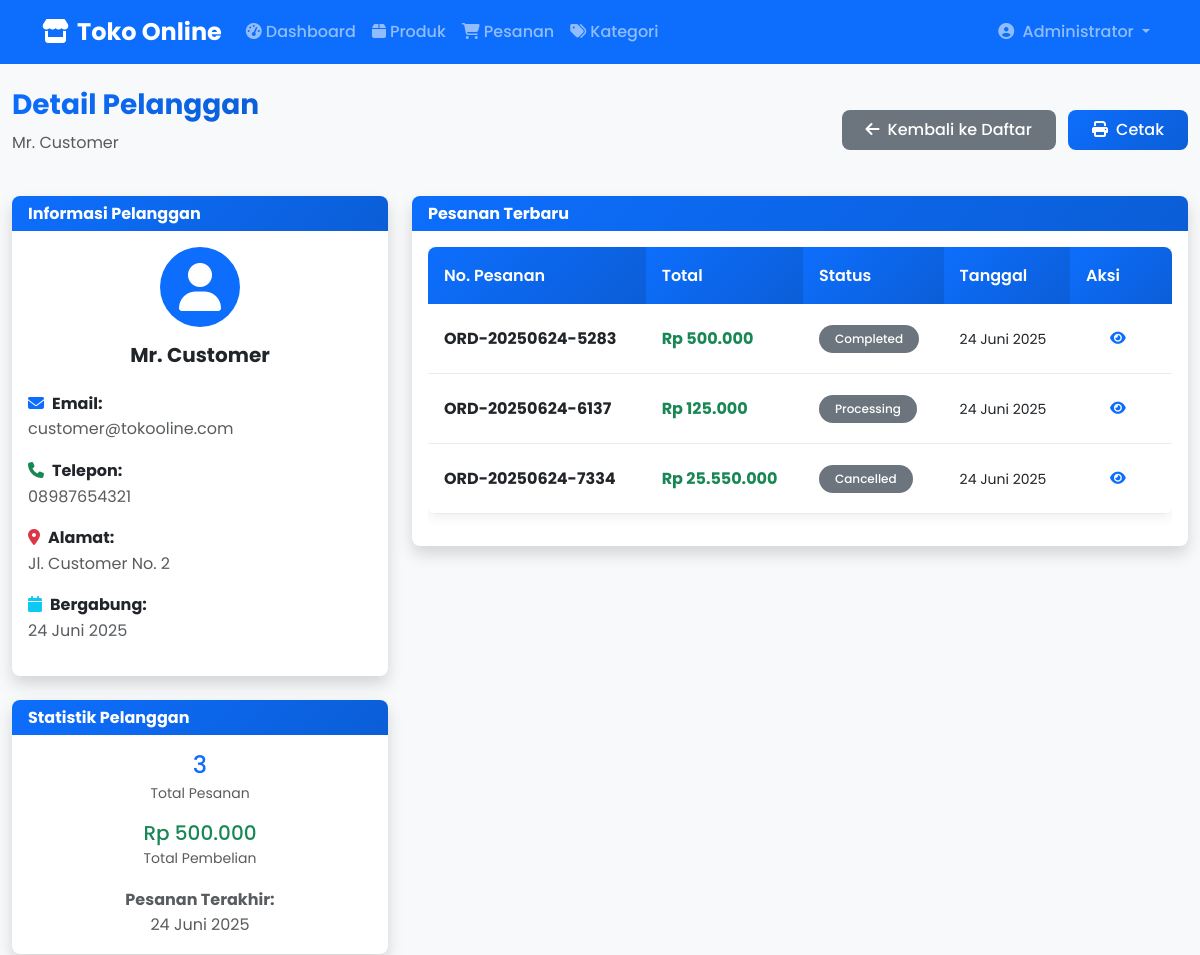
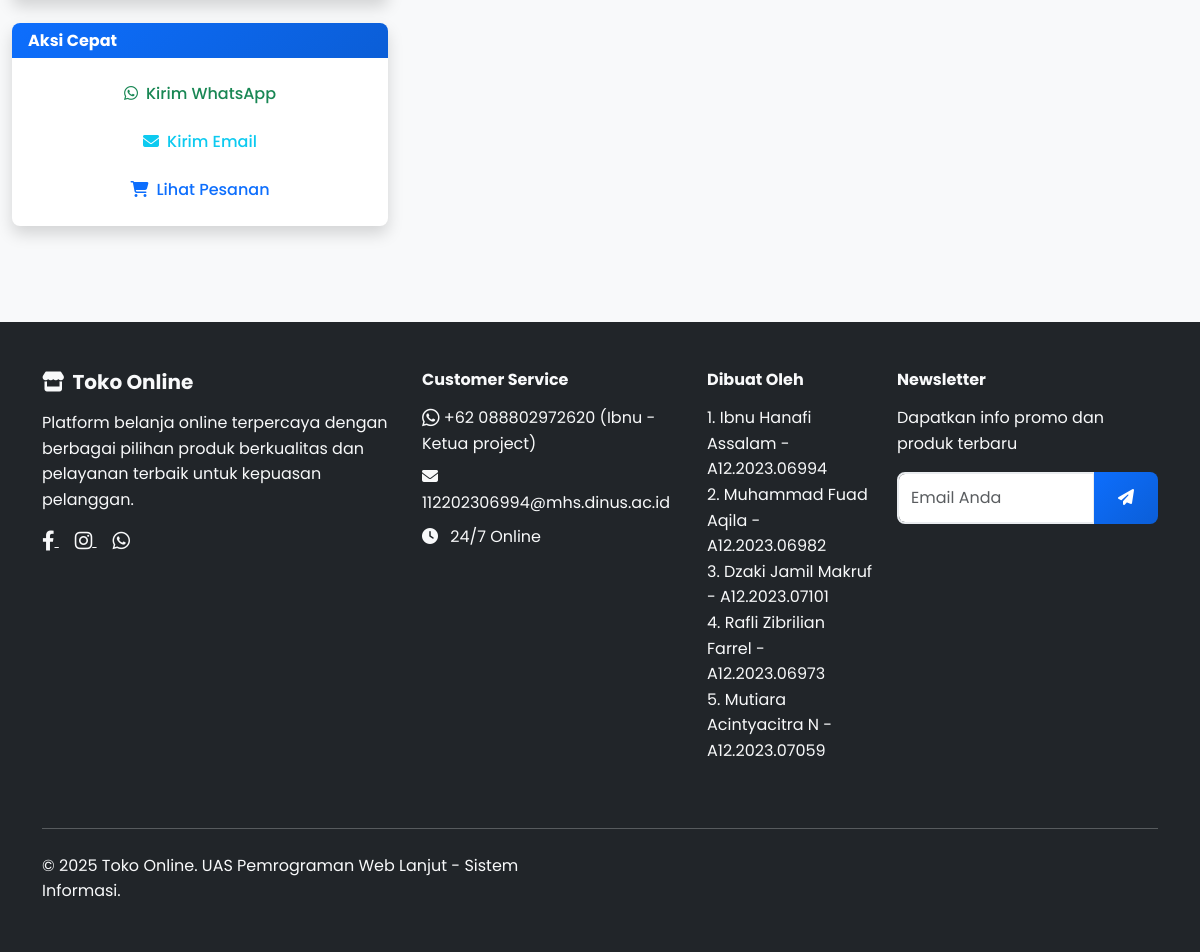
The app's page /admin/customers.php?view=detail&id=2 (signed in) with its own data (2 pictures, top to bottom).
### tables this page shows
CREATE TABLE `users` (
  `id` int(11) NOT NULL,
  `username` varchar(50) NOT NULL,
  `email` varchar(100) NOT NULL,
  `password` varchar(255) NOT NULL,
  `reset_token` varchar(255) DEFAULT NULL,
  `reset_token_expires_at` datetime DEFAULT NULL,
  `reset_expires` datetime DEFAULT NULL,
  `role` enum('admin','customer') NOT NULL DEFAULT 'customer',
  `full_name` varchar(100) NOT NULL,
  `phone` varchar(20) DEFAULT NULL,
  `address` text DEFAULT NULL,
  `created_at` timestamp NOT NULL DEFAULT current_timestamp()
);

CREATE TABLE `orders` (
  `id` int(11) NOT NULL,
  `user_id` int(11) DEFAULT NULL,
  `order_number` varchar(50) NOT NULL,
  `total_amount` decimal(10,2) NOT NULL,
  `status` enum('pending','processing','completed','cancelled') DEFAULT 'pending',
  `shipping_address` text DEFAULT NULL,
  `notes` text DEFAULT NULL,
  `created_at` timestamp NOT NULL DEFAULT current_timestamp(),
  `updated_at` timestamp NOT NULL DEFAULT current_timestamp() ON UPDATE current_timestamp()
);

### admin/customers.php (the view, shortened to what the rows shown need)
<?php
require_once '../includes/functions.php';
global $db;
$view = $_GET['view'] ?? 'list';
$customer_id = $_GET['id'] ?? null;
if ($view == 'detail' && $customer_id) {
    $customer = $db->fetch("
        SELECT * FROM users
        WHERE id = ? AND role = 'customer'
    ", [$customer_id]);
    $customer_orders = $db->query("
        SELECT * FROM orders
        WHERE user_id = ?
        ORDER BY created_at DESC
        LIMIT 10
    ", [$customer_id]);
    $customer_stats = [
        'total_orders' => $db->fetch("SELECT COUNT(*) as count FROM orders WHERE user_id = ?", [$customer_id])['count'],
        'total_spent' => $db->fetch("SELECT COALESCE(SUM(total_amount), 0) as total FROM orders WHERE user_id = ? AND status = 'completed'", [$customer_id])['total'],
        'last_order' => $db->fetch("SELECT created_at FROM orders WHERE user_id = ? ORDER BY created_at DESC LIMIT 1", [$customer_id])['created_at'] ?? null
    ];
}
include '../includes/header.php';
?>
<div class="container-fluid py-4">
    <?php if ($view == 'detail'): ?>
        <div class="row mb-4">
            <div class="col-12">
                <div class="d-flex justify-content-between align-items-center">
                    <div>
                        <h1 class="h3 text-gradient fw-bold">Detail Pelanggan</h1>
                        <p class="text-muted"><?php echo htmlspecialchars($customer['full_name']); ?></p>
                    </div>
                    <div>
                        <a href="customers.php" class="btn btn-secondary">
                            <i class="fas fa-arrow-left me-2"></i>Kembali ke Daftar
                        </a>
                        <button class="btn btn-primary ms-2" onclick="window.print()">
                            <i class="fas fa-print me-2"></i>Cetak
                        </button>
                    </div>
                </div>
            </div>
        </div>
        <div class="row">
            <div class="col-lg-4 mb-4">
                <div class="card shadow">
                    <div class="card-header">
                        <h6 class="m-0 fw-bold text-white">Informasi Pelanggan</h6>
                    </div>
                    <div class="card-body text-center">
                        <div class="bg-primary text-white rounded-circle d-inline-flex align-items-center justify-content-center mb-3"
                            style="width: 80px; height: 80px;">
                            <i class="fas fa-user fa-3x"></i>
                        </div>
                        <h5 class="fw-bold"><?php echo htmlspecialchars($customer['full_name']); ?></h5>
                        <div class="text-start mt-4">
                            <div class="mb-3">
                                <strong><i class="fas fa-envelope text-primary me-2"></i>Email:</strong><br>
                                <span class="text-muted"><?php echo htmlspecialchars($customer['email']); ?></span>
                            </div>
                            <?php if ($customer['phone']): ?>
                                <div class="mb-3">
                                    <strong><i class="fas fa-phone text-success me-2"></i>Telepon:</strong><br>
                                    <span class="text-muted"><?php echo htmlspecialchars($customer['phone']); ?></span>
                                </div>
                            <?php endif; ?>
                            <?php if ($customer['address']): ?>
                                <div class="mb-3">
                                    <strong><i class="fas fa-map-marker-alt text-danger me-2"></i>Alamat:</strong><br>
                                    <span class="text-muted"><?php echo nl2br(htmlspecialchars($customer['address'])); ?></span>
                                </div>
                            <?php endif; ?>
                            <div class="mb-3">
                                <strong><i class="fas fa-calendar text-info me-2"></i>Bergabung:</strong><br>
                                <span class="text-muted"><?php echo formatDate($customer['created_at']); ?></span>
                            </div>
                        </div>
                    </div>
                </div>
                <div class="card shadow mt-4">
                    <div class="card-header">
                        <h6 class="m-0 fw-bold text-white">Statistik Pelanggan</h6>
                    </div>
                    <div class="card-body">
                        <div class="row text-center">
                            <div class="col-12 mb-3">
                                <div class="h4 text-primary mb-0"><?php echo $customer_stats['total_orders']; ?></div>
                                <small class="text-muted">Total Pesanan</small>
                            </div>
                            <div class="col-12 mb-3">
                                <div class="h5 text-success mb-0"><?php echo formatRupiah($customer_stats['total_spent']); ?></div>
                                <small class="text-muted">Total Pembelian</small>
                            </div>
                            <div class="col-12">
                                <div class="text-muted">
                                    <strong>Pesanan Terakhir:</strong><br>
                                    <?php echo $customer_stats['last_order'] ? formatDate($customer_stats['last_order']) : 'Belum ada pesanan'; ?>
                                </div>
                            </div>
                        </div>
                    </div>
                </div>
                <div class="card shadow mt-4">
                    <div class="card-header">
                        <h6 class="m-0 fw-bold text-white">Aksi Cepat</h6>
                    </div>
                    <div class="card-body">
                        <div class="d-grid gap-2">
                            <?php if ($customer['phone']): ?>
                                <button class="btn btn-outline-success" onclick="sendWhatsApp('<?php echo $customer['phone']; ?>')">
                                    <i class="fab fa-whatsapp me-2"></i>Kirim WhatsApp
                                </button>
                            <?php endif; ?>
                            <button class="btn btn-outline-info" onclick="sendEmail('<?php echo $customer['email']; ?>')">
                                <i class="fas fa-envelope me-2"></i>Kirim Email
                            </button>
                            <a href="orders.php?search=<?php echo urlencode($customer['email']); ?>" class="btn btn-outline-primary">
                                <i class="fas fa-shopping-cart me-2"></i>Lihat Pesanan
                            </a>
                        </div>
                    </div>
                </div>
            </div>
            <div class="col-lg-8 mb-4">
                <div class="card shadow">
                    <div class="card-header">
                        <h6 class="m-0 fw-bold text-white">Pesanan Terbaru</h6>
                    </div>
                    <div class="card-body">
                        <?php if (empty($customer_orders)): ?>
                            <div class="text-center py-4">
                                <i class="fas fa-shopping-cart fa-3x text-muted mb-3"></i>
                                <h6 class="text-muted">Belum ada pesanan</h6>
                                <p class="text-muted">Pelanggan ini belum melakukan pemesanan</p>
                            </div>
                        <?php else: ?>
                            <div class="table-responsive">
                                <table class="table table-hover">
                                    <thead class="table-light">
                                        <tr>
                                            <th>No. Pesanan</th>
                                            <th>Total</th>
                                            <th>Status</th>
                                            <th>Tanggal</th>
                                            <th>Aksi</th>
                                        </tr>
                                    </thead>
                                    <tbody>
                                        <?php foreach ($customer_orders as $order): ?>
                                            <tr>
                                                <td><span class="fw-bold"><?php echo htmlspecialchars($order['order_number']); ?></span></td>
                                                <td class="fw-bold text-success"><?php echo formatRupiah($order['total_amount']); ?></td>
                                                <td><?php echo getStatusBadge($order['status']); ?></td>
                                                <td><small><?php echo formatDate($order['created_at']); ?></small></td>
                                                <td>
                                                    <a href="orders.php?view=detail&id=<?php echo $order['id']; ?>"
                                                        class="btn btn-sm btn-outline-primary">
                                                        <i class="fas fa-eye"></i>
                                                    </a>
                                                </td>
                                            </tr>
                                        <?php endforeach; ?>
                                    </tbody>
                                </table>
                            </div>
                        <?php endif; ?>
                    </div>
                </div>
            </div>
        </div>
    <?php endif; ?>
</div>
<?php include '../includes/footer.php'; ?>

### includes/header.php (shortened to what the rows shown need)
<?php
$current_user = getCurrentUser();
?>
<!DOCTYPE html>
<html lang="id">
<head>
    <link href="https://cdn.jsdelivr.net/npm/bootstrap@5.3.0/dist/css/bootstrap.min.css" rel="stylesheet">
    <link rel="stylesheet" href="https://cdnjs.cloudflare.com/ajax/libs/font-awesome/6.4.0/css/all.min.css">
    <link rel="stylesheet" href="../assets/css/style.css">
    <?php if (isAdmin()): ?>
        <link rel="stylesheet" href="https://cdn.datatables.net/1.13.6/css/dataTables.bootstrap5.min.css">
    <?php endif; ?>
</head>
<body>
    <nav class="navbar navbar-expand-lg navbar-dark bg-primary sticky-top">
        <div class="container">
            <div class="collapse navbar-collapse" id="navbarNav">
                <?php if (isLoggedIn()): ?>
                    <?php if (isAdmin()): ?>
                        <ul class="navbar-nav me-auto">
                            <li class="nav-item">
                                <a class="nav-link <?php echo basename($_SERVER['PHP_SELF']) == 'dashboard.php' ? 'active' : ''; ?>"
                                    href="../admin/dashboard.php">
                                    <i class="fas fa-tachometer-alt me-1"></i>Dashboard
                                </a>
                            </li>
                            <li class="nav-item">
                                <a class="nav-link <?php echo basename($_SERVER['PHP_SELF']) == 'products.php' ? 'active' : ''; ?>"
                                    href="../admin/products.php">
                                    <i class="fas fa-box me-1"></i>Produk
                                </a>
                            </li>
                            <li class="nav-item">
                                <a class="nav-link <?php echo basename($_SERVER['PHP_SELF']) == 'orders.php' ? 'active' : ''; ?>"
                                    href="../admin/orders.php">
                                    <i class="fas fa-shopping-cart me-1"></i>Pesanan
                                </a>
                            </li>
                            <li class="nav-item">
                                <a class="nav-link <?php echo basename($_SERVER['PHP_SELF']) == 'categories.php' ? 'active' : ''; ?>"
                                    href="../admin/categories.php">
                                    <i class="fas fa-tags me-1"></i>Kategori
                                </a>
                            </li>
                        </ul>
                    <?php endif; ?>
                    <div class="navbar-nav">
                        <div class="nav-item dropdown">
                            <a class="nav-link dropdown-toggle" href="#" role="button" data-bs-toggle="dropdown">
                                <i class="fas fa-user-circle me-1"></i>
                                <?php echo htmlspecialchars($current_user['full_name']); ?>
                            </a>
                        </div>
                    </div>
                <?php endif; ?>
            </div>
        </div>
    </nav>
    <main class="main-content"><?php

### includes/functions.php (shortened to what the rows shown need)
<?php
require_once __DIR__ . '/../config/database.php';
function isLoggedIn()
{
    return isset($_SESSION['user_id']) && !empty($_SESSION['user_id']);
}
function isAdmin()
{
    return isset($_SESSION['role']) && $_SESSION['role'] === 'admin';
}
function formatRupiah($amount)
{
    return 'Rp ' . number_format($amount, 0, ',', '.');
}
function formatDate($date)
{
    $bulan = [
        1 => 'Januari',
        'Februari',
        'Maret',
        'April',
        'Mei',
        'Juni',
        'Juli',
        'Agustus',
        'September',
        'Oktober',
        'November',
        'Desember'
    ];
    $timestamp = strtotime($date);
    $tanggal = date('j', $timestamp);
    $bulan = $bulan[date('n', $timestamp)];
    $tahun = date('Y', $timestamp);
    return $tanggal . ' ' . $bulan . ' ' . $tahun;
}
function getCurrentUser()
{
    global $db;
    $sql = "SELECT * FROM users WHERE id = ?";
    return $db->fetch($sql, [$_SESSION['user_id']]);
}
function getStatusBadge($status)
{
    $badges = [
        'pending' => '<span class="badge bg-warning">Pending</span>',
        'processing' => '<span class="badge bg-info">Processing</span>',
        'completed' => '<span class="badge bg-success">Completed</span>',
        'cancelled' => '<span class="badge bg-danger">Cancelled</span>',
        'active' => '<span class="badge bg-success">Active</span>',
        'inactive' => '<span class="badge bg-secondary">Inactive</span>'
    ];
    return $badges[$status] ?? '<span class="badge bg-secondary">' . ucfirst($status) . '</span>';
}

### records on screen
users: full_name "Administrator"
users: full_name "Mr. Customer", email "customer@tokooline.com", phone "08987654321", address "Jl. Customer No. 2", created_at "24 Juni 2025"
orders: total_amount "Rp 500.000", created_at "24 Juni 2025", order_number "ORD-20250624-5283", status "Completed"
orders: order_number "ORD-20250624-6137", total_amount "Rp 125.000", status "Processing", created_at "24 Juni 2025"
orders: order_number "ORD-20250624-7334", total_amount "Rp 25.550.000", status "Cancelled", created_at "24 Juni 2025"

### other values on screen
$customer_stats['total_orders'] "3"
